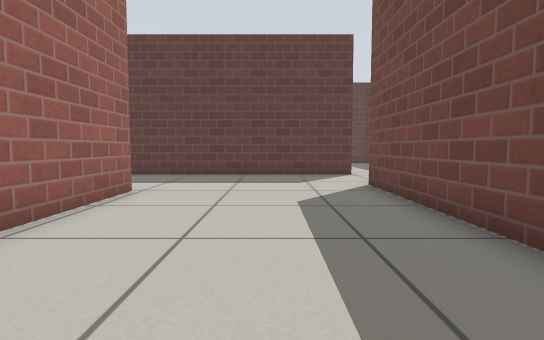
[1] (above)

14 first-person views from a walk through a Gazebo world. The camera is 0.5 m above the floor, tilts 4° down and sees 80° across. The floor is counted in squares, 0.5 m on a side. Each view is taken from the middle of a square. On the plan, view 1 faces up. The plan holds only what a view shows up to about 12 squares ahead; the rest is blank. Simple patterns stand in for the simulator's built-in surfaces.

[2]
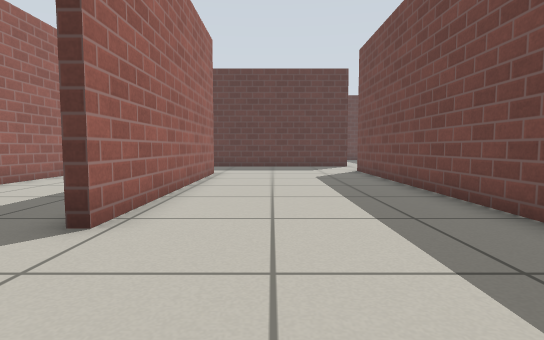

[3]
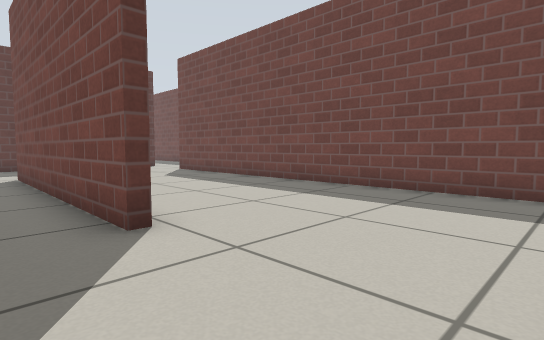

[4]
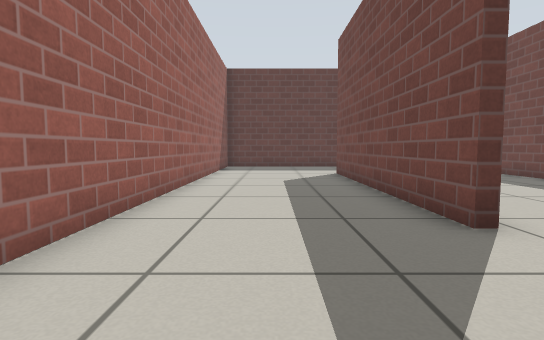

[5]
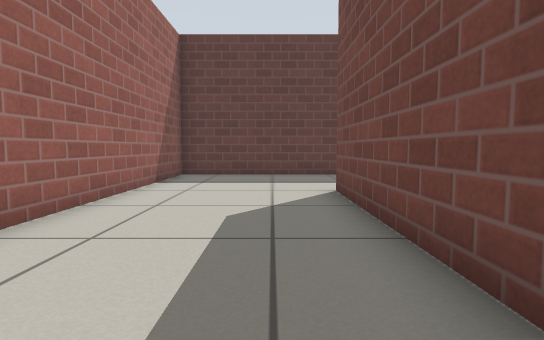

[6]
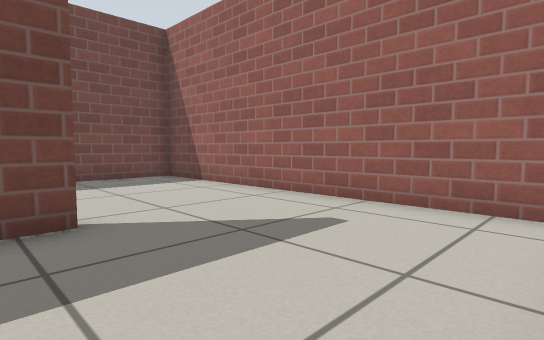

[7]
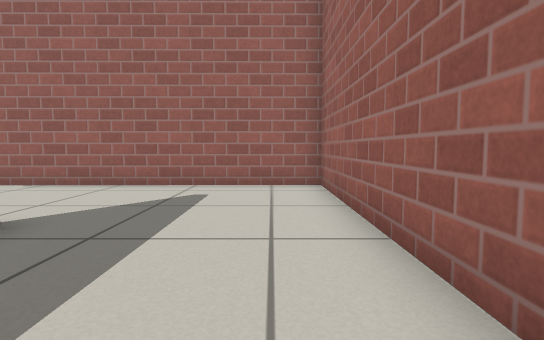

[8]
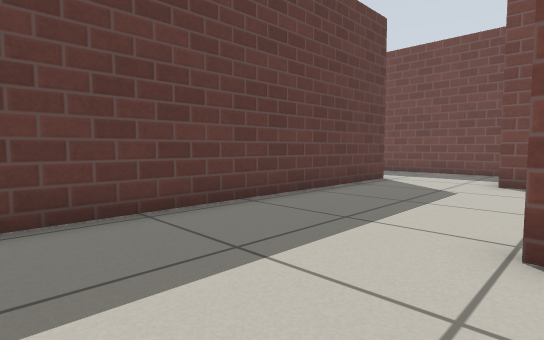

[9]
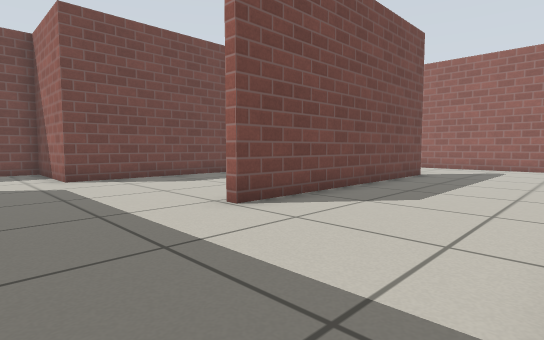

[10]
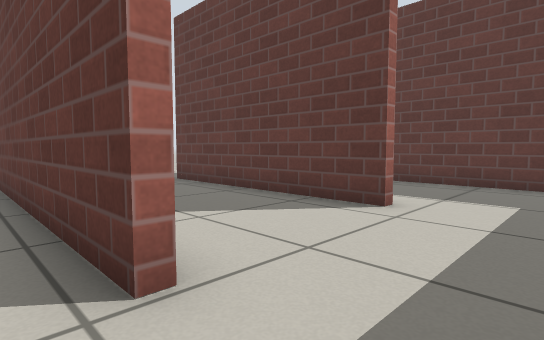

[11]
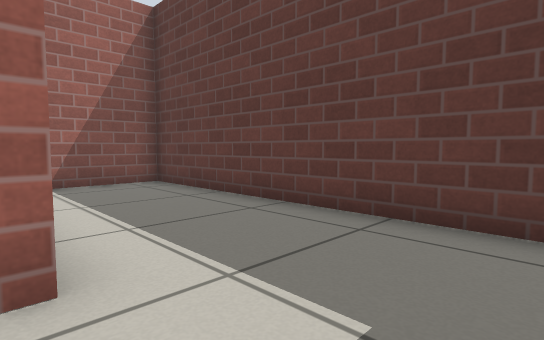

[12]
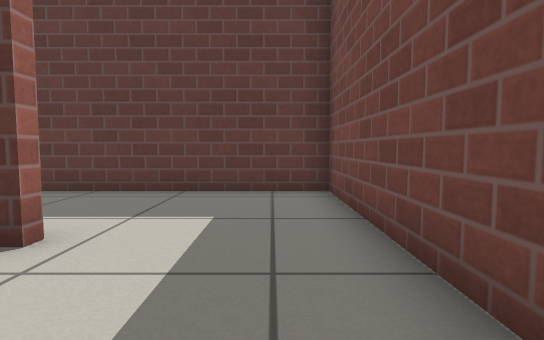

[13]
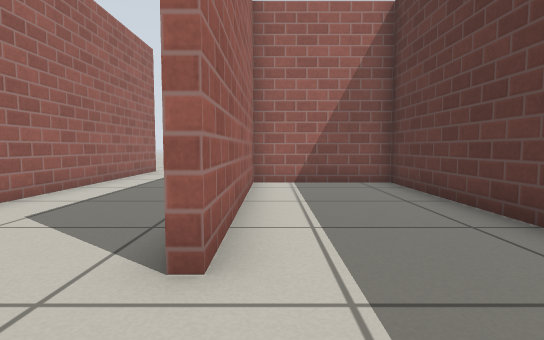

[14]
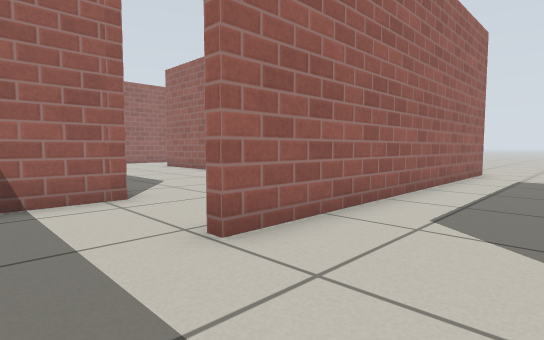

### Floor plan
Ten units are one square. View 1 is at (0, 0); x grows to the right and y downward. Boxes are objects, and circles mark ways between rooms. Rooms are numbered by the first view taken in them; rooms with no view inside come last. Other rooms are left out.
<svg viewBox="-91 -209 159 270">
<path fill="none" stroke="#000" d="M-32 -74 -32 11M29 -118 -26 -118M-26 55 26 55 26 -87 63 -87 63 -110M-32 11 -35 11 -35 -74 -32 -74M-26 -118 -83 -118 -83 56 -26 55M-86 -121 29 -121 29 -118M26 -162 -45 -162M63 -145 63 -165M63 -165 63 -204 -42 -204 -42 -165 26 -165"/>
<circle cx="-30" cy="-95" r="3" fill="#2a7"/>
<circle cx="-30" cy="35" r="3" fill="#2a7"/>
<circle cx="40" cy="-120" r="3" fill="#2a7"/>
<circle cx="40" cy="-160" r="3" fill="#2a7"/>
<text x="0" y="-40">1</text>
<text x="-60" y="-30">2</text>
<text x="-50" y="-170">3</text>
<text x="10" y="-180">4</text>
</svg>
Room 1 opens to room 2. Room 1 opens to room 3. Room 3 opens to room 4.

Where each view was taken, in squares from view 1:
view 1: 0 up, 0 right, facing up
view 2: 5 down, 1 left, facing up
view 3: 5 down, 5 left, facing up-right
view 4: 5 down, 6 left, facing up
view 5: 0 up, 5 left, facing up
view 6: 0 up, 8 left, facing down-right
view 7: 3 up, 7 left, facing down
view 8: 7 up, 7 left, facing up-right
view 9: 11 up, 8 left, facing down-right
view 10: 11 up, 5 right, facing up-left
view 11: 16 up, 5 right, facing up-left
view 12: 13 up, 5 right, facing up
view 13: 17 up, 5 right, facing left
view 14: 15 up, 5 right, facing down-left
